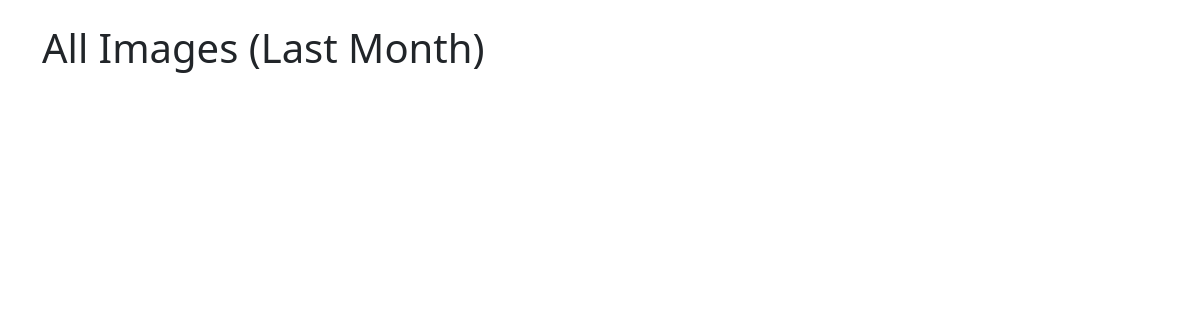
Before: / with the older database file.
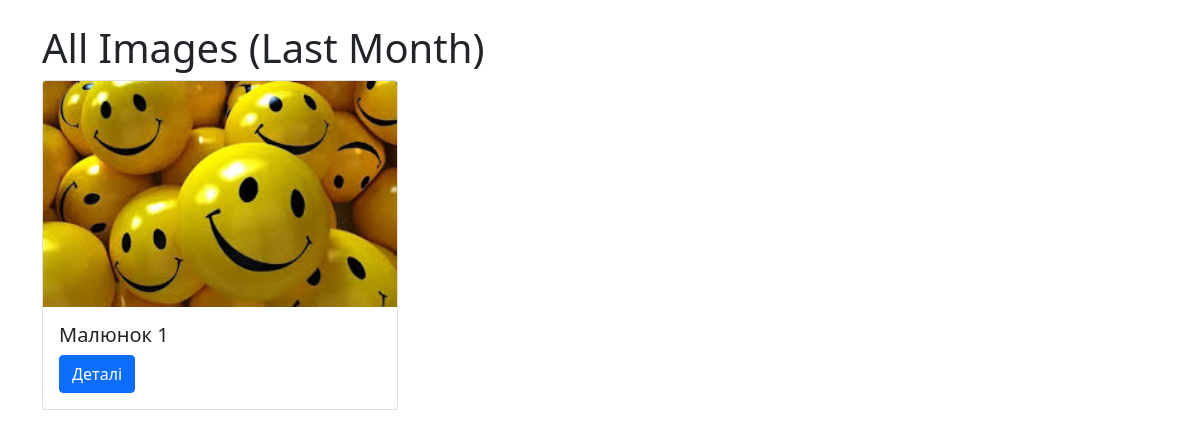
After: the same page with the newer database file.
### gallery/models.py (models this page shows, shortened)
class Image(models.Model):
    title = models.CharField(max_length=100)
    image = models.ImageField(upload_to='gallery_images/')
    categories = models.ManyToManyField(Category, blank=True)
    created_date = models.DateField()
    age_limit = models.PositiveIntegerField()

### gallery/views.py (the view)
# urls.py: path('', views.gallery_view, name='main'),
def gallery_view(request):
    one_month_ago = timezone.now().date() - timedelta(days=30)
    images = Image.objects.filter(created_date__gte=one_month_ago)
    return render(request, 'gallery.html', {'images': images})

### gallery/templates/gallery.html
{% extends 'base.html' %}
{% block content %}
    <h1>All Images (Last Month)</h1>
    <div class="row">
        {% for image in images %}
            <div class="col-md-4">
                <div class="card mb-4">
                    <img src="{{ image.image.url }}" class="card-img-top" alt="{{ image.title }}">
                    <div class="card-body">
                        <h5 class="card-title">{{ image.title }}</h5>
                        <a href="{% url 'image_detail' image.pk %}" class="btn btn-primary">Деталі</a>
                    </div>
                </div>
            </div>
        {% endfor %}
    </div>
{% endblock %}

### templates/base.html (shortened to what this page needs)
<!DOCTYPE html>
<html>
<head>
    <link rel="stylesheet" href="https://cdn.jsdelivr.net/npm/bootstrap@5.0.0-beta3/dist/css/bootstrap.min.css">
</head>
<body>
    <div class="container mt-4">
        {% block content %}
        {% endblock %}
    </div>
</body>
</html>

Changed rows visible on the page:
added Image: image (picture), title "Малюнок 1"
